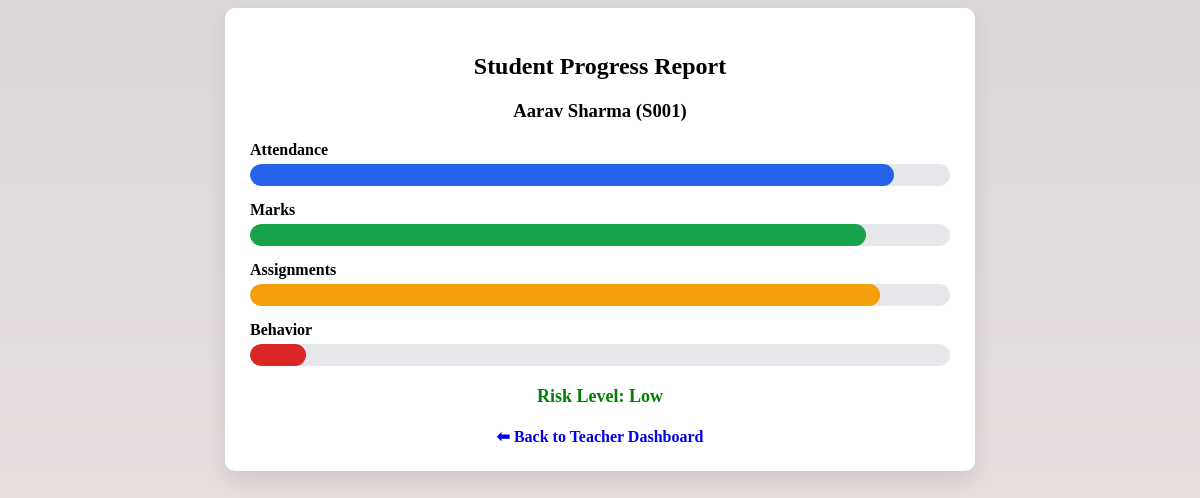
The page /student_report/S001 (signed in) on the database its author committed.
### tables this page shows
CREATE TABLE students (
            student_id TEXT PRIMARY KEY,
            name TEXT,
            attendance REAL,
            avg_marks REAL,
            assignment_completion REAL,
            behavior_score REAL,
            risk TEXT
        );

### backend/app.py (the view)
@app.route("/student_report/<student_id>")
def student_report(student_id):
    if session.get("role") != "teacher":
        return redirect("/")
    with get_db() as conn:
        student = conn.execute(
            "SELECT * FROM students WHERE student_id=?",
            (student_id,)
        ).fetchone()
    if not student:
        flash("Student not found")
        return redirect("/teacher")
    chart_data = {
        "attendance": student["attendance"],
        "marks": student["avg_marks"],
        "assignments": student["assignment_completion"],
        "behavior": student["behavior_score"]
    }
    return render_template(
        "student_report.html",
        student=student,
        chart_data=chart_data,
        risk=student["risk"]
    )

### backend/app.py (called while the page is built)
def get_db():
    conn = sqlite3.connect(
        DB,
        timeout=10,
        check_same_thread=False
    )
    conn.row_factory = sqlite3.Row
    return conn

### backend/templates/student_report.html (shortened to what this page needs)
<!DOCTYPE html>
<html lang="en">
<head>
</head>
<body>
<div class="card">
    <h2>Student Progress Report</h2>
    <h3>{{ student.name }} ({{ student.student_id }})</h3>
    <div class="row">
        <div class="label">Attendance</div>
        <div class="bar">
            <div class="fill attendance" id="attendanceBar"></div>
        </div>
    </div>
    <div class="row">
        <div class="label">Marks</div>
        <div class="bar">
            <div class="fill marks" id="marksBar"></div>
        </div>
    </div>
    <div class="row">
        <div class="label">Assignments</div>
        <div class="bar">
            <div class="fill assignments" id="assignmentsBar"></div>
        </div>
    </div>
    <div class="row">
        <div class="label">Behavior</div>
        <div class="bar">
            <div class="fill behavior" id="behaviorBar"></div>
        </div>
    </div>
    <div class="risk {{ risk }}">
        Risk Level: {{ risk }}
    </div>
    <a href="/teacher" class="back">⬅ Back to Teacher Dashboard</a>
</div>
</body>
</html>

### rows shown on the page
students: name "Aarav Sharma", student_id "S001", risk "Low"
